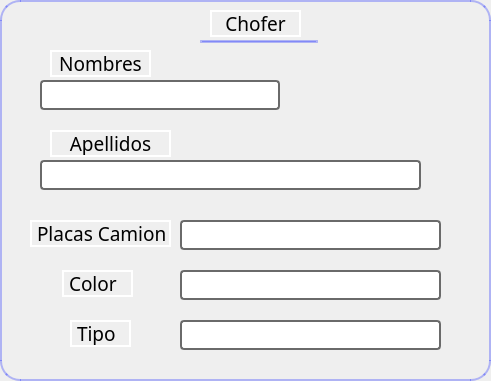
     <widget class="QFrame" name="frame_2">
      <property name="geometry">
       <rect>
        <x>570</x>
        <y>540</y>
        <width>491</width>
        <height>381</height>
       </rect>
      </property>
      <property name="styleSheet">
       <string notr="true">border-radius:20px;
border-color: rgba(23, 38, 255,0.3);
border-width:2px;
border-style:solid;</string>
      </property>
      <property name="frameShape">
       <enum>QFrame::StyledPanel</enum>
      </property>
      <property name="frameShadow">
       <enum>QFrame::Raised</enum>
      </property>
      <widget class="QLineEdit" name="Camion_Tipo_edit">
       <property name="geometry">
        <rect>
         <x>180</x>
         <y>320</y>
         <width>261</width>
         <height>30</height>
        </rect>
       </property>
       <property name="styleSheet">
        <string notr="true">border-width:2px;
border-color:rgb(106, 106, 106);
border-style:solid;
border-radius:4px;</string>
       </property>
      </widget>
      <widget class="QLineEdit" name="Nombres_Chofer_edit">
       <property name="geometry">
        <rect>
         <x>40</x>
         <y>80</y>
         <width>240</width>
         <height>30</height>
        </rect>
       </property>
       <property name="styleSheet">
        <string notr="true">border-width:2px;
border-color:rgb(106, 106, 106);
border-style:solid;
border-radius:4px;</string>
       </property>
      </widget>
      <widget class="QLabel" name="Apellido1_Chofer">
       <property name="geometry">
        <rect>
         <x>50</x>
         <y>130</y>
         <width>121</width>
         <height>27</height>
        </rect>
       </property>
       <property name="font">
        <font>
         <family>Bahnschrift</family>
         <pointsize>14</pointsize>
         <weight>50</weight>
         <italic>false</italic>
         <bold>false</bold>
        </font>
       </property>
       <property name="styleSheet">
        <string notr="true">border-radius:0px;
border-color: rgb(255, 255, 255);</string>
       </property>
       <property name="text">
        <string>Apellidos</string>
       </property>
       <property name="alignment">
        <set>Qt::AlignCenter</set>
       </property>
      </widget>
      <widget class="QLineEdit" name="Placas_Camion_edit">
       <property name="geometry">
        <rect>
         <x>180</x>
         <y>220</y>
         <width>261</width>
         <height>30</height>
        </rect>
       </property>
       <property name="styleSheet">
        <string notr="true">border-width:2px;
border-color:rgb(106, 106, 106);
border-style:solid;
border-radius:4px;</string>
       </property>
      </widget>
      <widget class="QLineEdit" name="Camion_Color_edit">
       <property name="geometry">
        <rect>
         <x>180</x>
         <y>270</y>
         <width>261</width>
         <height>30</height>
        </rect>
       </property>
       <property name="styleSheet">
        <string notr="true">border-width:2px;
border-color:rgb(106, 106, 106);
border-style:solid;
border-radius:4px;</string>
       </property>
      </widget>
      <widget class="QLabel" name="Camion_Tipo">
       <property name="geometry">
        <rect>
         <x>70</x>
         <y>320</y>
         <width>61</width>
         <height>27</height>
        </rect>
       </property>
       <property name="font">
        <font>
         <family>Bahnschrift</family>
         <pointsize>14</pointsize>
         <weight>50</weight>
         <italic>false</italic>
         <bold>false</bold>
        </font>
       </property>
       <property name="styleSheet">
        <string notr="true">border-radius:0px;
border-color: rgb(255, 255, 255);</string>
       </property>
       <property name="text">
        <string>Tipo</string>
       </property>
      </widget>
      <widget class="QLabel" name="Chofer">
       <property name="geometry">
        <rect>
         <x>210</x>
         <y>10</y>
         <width>91</width>
         <height>27</height>
        </rect>
       </property>
       <property name="font">
        <font>
         <family>Bahnschrift</family>
         <pointsize>14</pointsize>
         <weight>50</weight>
         <italic>false</italic>
         <bold>false</bold>
        </font>
       </property>
       <property name="styleSheet">
        <string notr="true">border-radius:0px;
border-color: rgb(255, 255, 255);</string>
       </property>
       <property name="text">
        <string>Chofer</string>
       </property>
       <property name="alignment">
        <set>Qt::AlignCenter</set>
       </property>
      </widget>
      <widget class="Line" name="line_5">
       <property name="geometry">
        <rect>
         <x>200</x>
         <y>40</y>
         <width>118</width>
         <height>3</height>
        </rect>
       </property>
       <property name="lineWidth">
        <number>2</number>
       </property>
       <property name="orientation">
        <enum>Qt::Horizontal</enum>
       </property>
      </widget>
      <widget class="QLineEdit" name="Apellidos_Chofer_edit">
       <property name="geometry">
        <rect>
         <x>40</x>
         <y>160</y>
         <width>381</width>
         <height>30</height>
        </rect>
       </property>
       <property name="styleSheet">
        <string notr="true">border-width:2px;
border-color:rgb(106, 106, 106);
border-style:solid;
border-radius:4px;</string>
       </property>
      </widget>
      <widget class="QLabel" name="Camion_Color">
       <property name="geometry">
        <rect>
         <x>62</x>
         <y>270</y>
         <width>71</width>
         <height>27</height>
        </rect>
       </property>
       <property name="font">
        <font>
         <family>Bahnschrift</family>
         <pointsize>14</pointsize>
         <weight>50</weight>
         <italic>false</italic>
         <bold>false</bold>
        </font>
       </property>
       <property name="styleSheet">
        <string notr="true">border-radius:0px;
border-color: rgb(255, 255, 255);</string>
       </property>
       <property name="text">
        <string>Color</string>
       </property>
      </widget>
      <widget class="QLabel" name="Nombres_Chofer">
       <property name="geometry">
        <rect>
         <x>50</x>
         <y>50</y>
         <width>101</width>
         <height>27</height>
        </rect>
       </property>
       <property name="font">
        <font>
         <family>Bahnschrift</family>
         <pointsize>14</pointsize>
         <weight>50</weight>
         <italic>false</italic>
         <bold>false</bold>
        </font>
       </property>
       <property name="styleSheet">
        <string notr="true">border-radius:0px;
border-color: rgb(255, 255, 255);</string>
       </property>
       <property name="text">
        <string>Nombres</string>
       </property>
       <property name="alignment">
        <set>Qt::AlignCenter</set>
       </property>
      </widget>
      <widget class="QLabel" name="Placas_Camion">
       <property name="geometry">
        <rect>
         <x>30</x>
         <y>220</y>
         <width>141</width>
         <height>27</height>
        </rect>
       </property>
       <property name="font">
        <font>
         <family>Bahnschrift</family>
         <pointsize>14</pointsize>
         <weight>50</weight>
         <italic>false</italic>
         <bold>false</bold>
        </font>
       </property>
       <property name="styleSheet">
        <string notr="true">border-radius:0px;
border-color: rgb(255, 255, 255);</string>
       </property>
       <property name="text">
        <string>Placas Camion</string>
       </property>
      </widget>
     </widget>
